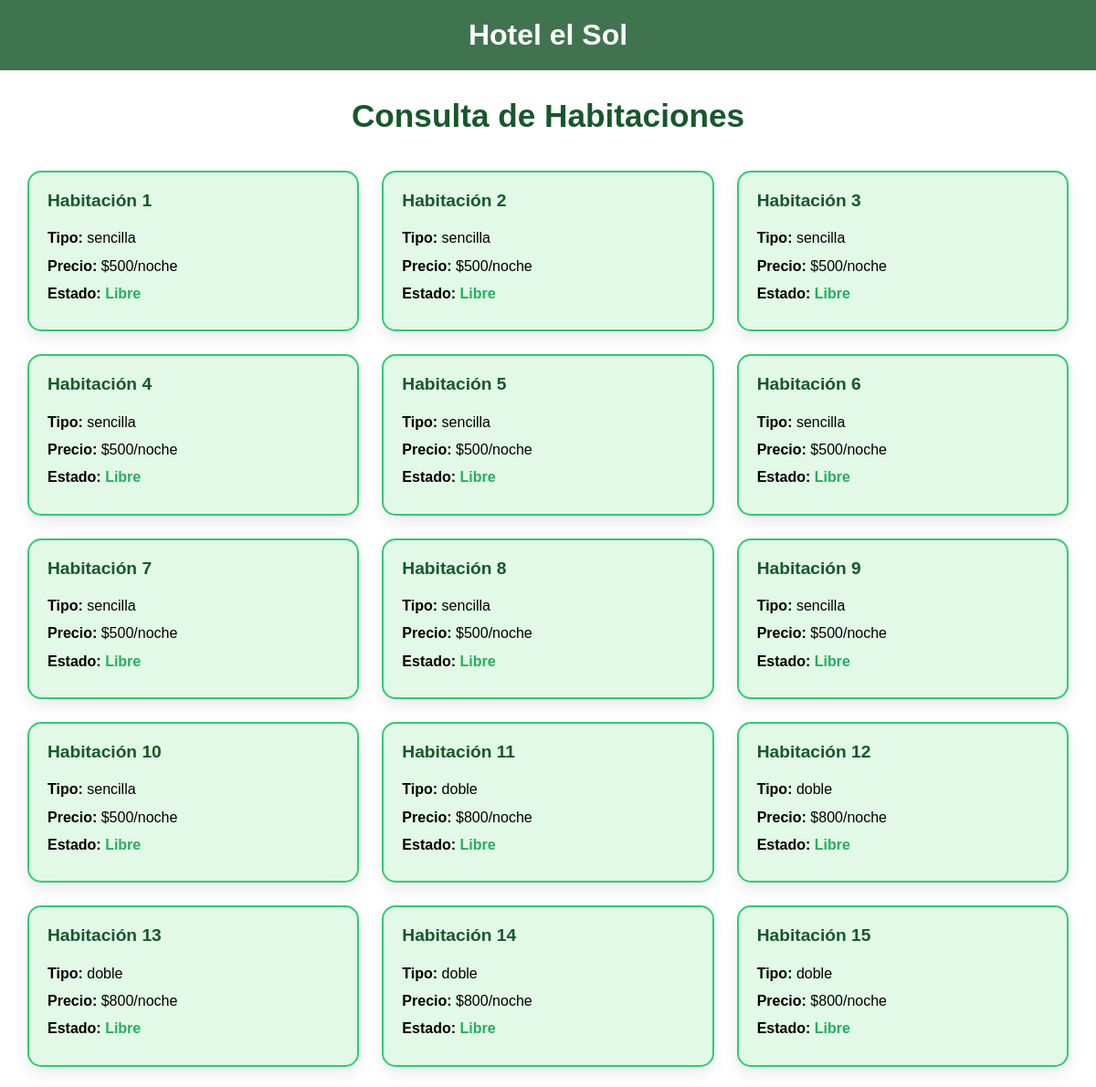
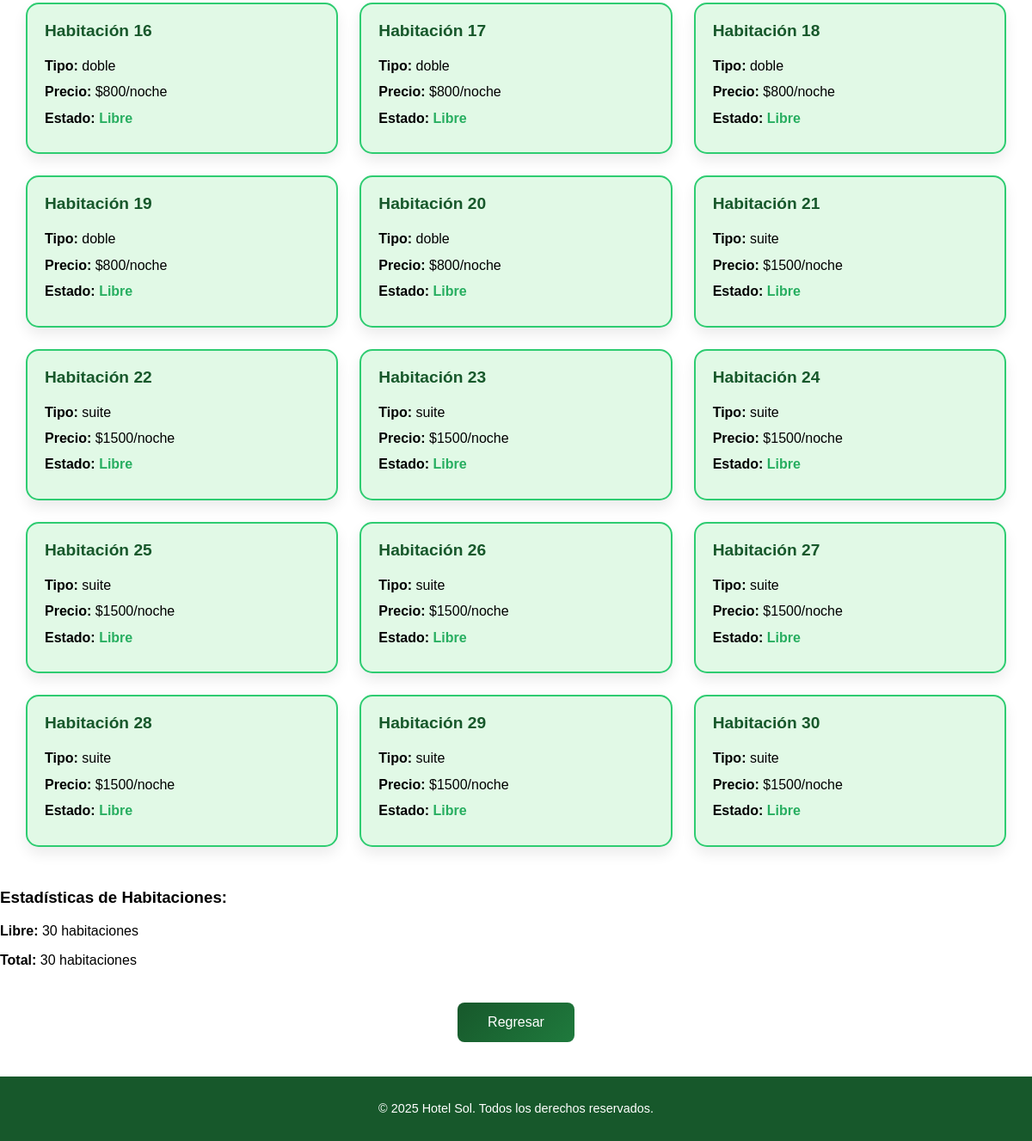
Screenshot of /habitaciones.php with the database file from the repository (2 pictures, top to bottom).
### tables this page shows
CREATE TABLE `habitacion` (
  `id_habitacion` int(3) NOT NULL,
  `numero` int(3) DEFAULT NULL,
  `precio_noche` float DEFAULT NULL,
  `tipo` varchar(30) DEFAULT NULL,
  `estado` varchar(30) DEFAULT NULL,
  `id_reserva` int(3) DEFAULT NULL,
  `fecha_inicio` date DEFAULT NULL,
  `fecha_fin` date DEFAULT NULL
);

### habitaciones.php (the view, shortened to what this page needs)
<?php
include 'db_connection.php';
?>
<!DOCTYPE html>
<html lang="es">
<head>
  <link rel="stylesheet" href="conshabitaciones.css">
</head>
<body class="index">
<header>
  <h1>Hotel el Sol</h1>
</header>
<section>
  <div>
    <h2 class="menu"><strong>Consulta de Habitaciones </strong></h2>
  </div>
</section>
<div class="habitaciones-grid">
  <?php
  try {
      $conn = $pdo;
      $stmt = $conn->query("SELECT numero, tipo, precio_noche AS precio, estado FROM habitacion ORDER BY numero ASC");
      $habitaciones = $stmt->fetchAll(PDO::FETCH_ASSOC);
      if (empty($habitaciones)) {
          echo "<p>No se encontraron habitaciones en la base de datos.</p>";
      } else {
          foreach ($habitaciones as $row) {
              $numero = htmlspecialchars($row['numero']);
              $tipo = htmlspecialchars($row['tipo']);
              $precio = htmlspecialchars($row['precio']);
              $estado = htmlspecialchars($row['estado']);
              $estado_normalizado = strtolower(trim($estado));
              $colorClase = ($estado_normalizado === 'ocupada' || $estado_normalizado === 'ocupado') ? 'ocupada' : 'libre';
              echo "
              <div class='habitacion-card $colorClase'>
                  <h3>Habitación $numero</h3>
                  <p><strong>Tipo:</strong> $tipo</p>
                  <p><strong>Precio:</strong> \$$precio/noche</p>
                  <p><strong>Estado:</strong> <span class='estado'>$estado</span></p>";
              echo "</div>";
          }
      }
  } catch (PDOException $e) {
      echo "<p>Error al obtener las habitaciones: " . htmlspecialchars($e->getMessage()) . "</p>";
  }
  ?>
</div>
<div class="estadisticas">
  <?php
  try {
      $stmt_stats = $conn->query("
          SELECT estado, COUNT(*) as cantidad
          FROM habitacion
          GROUP BY estado
      ");
      $stats = $stmt_stats->fetchAll(PDO::FETCH_ASSOC);
      echo "<h3>Estadísticas de Habitaciones:</h3>";
      foreach ($stats as $stat) {
          $estado = htmlspecialchars($stat['estado']);
          $cantidad = htmlspecialchars($stat['cantidad']);
          echo "<p><strong>$estado:</strong> $cantidad habitaciones</p>";
      }
      $stmt_total = $conn->query("SELECT COUNT(*) as total FROM habitacion");
      $total = $stmt_total->fetch(PDO::FETCH_ASSOC)['total'];
      echo "<p><strong>Total:</strong> $total habitaciones</p>";
  } catch (PDOException $e) {
      echo "<p>Error al obtener estadísticas: " . htmlspecialchars($e->getMessage()) . "</p>";
  }
  ?>
</div>
<div class="navigation">
  <button class="btn btn-secondary" onclick="window.location.href='administrador.php'">Regresar</button>
</div>
<footer>
  <p>&copy; <?php echo date("Y"); ?> Hotel Sol. Todos los derechos reservados.</p>
</footer>
</body>
</html>

### conshabitaciones.css (style rules this page uses)
body { font-family: Arial, sans-serif; margin: 0; padding: 0; background: #ffffff; color: #000000; }
header { background-color: #17582bd3; padding: 20px; text-align: center; }
header h1 { margin: 0; color: #fcfcfc; }
.menu { color: #17582b; font-size: 2.2rem; font-weight: 700; text-align: center; margin: 30px 0 10px; }
.habitaciones-grid { display: grid; grid-template-columns: repeat(auto-fill, minmax(280px, 1fr)); gap: 25px; padding: 30px; max-width: 1200px; margin: auto; }
.habitacion-card { padding: 20px; border-radius: 15px; border: 2px solid transparent; box-shadow: 0 8px 16px rgba(0,0,0,0.08); transition: all 0.3s ease; background-color: #fff; }
.habitacion-card h3 { margin-top: 0; font-size: 1.2rem; color: #17582b; }
.habitacion-card p { margin: 8px 0; line-height: 1.4; }
.habitacion-card .estado { font-weight: 600; }
.habitacion-card.libre { background-color: #e1f9e6; border-color: #2ecc71; }
.habitacion-card.libre .estado { color: #27ae60; }
.navigation { display: flex; justify-content: center; margin: 40px 0; }
.btn { background: linear-gradient(135deg, #17582b, #1f7a3d); color: #fff; border: none; padding: 14px 35px; border-radius: 8px; font-size: 1rem; cursor: pointer; transition: 0.3s ease-in-out; }
footer { background-color: #17582b; text-align: center; padding: 15px; color: #fff; font-size: 0.9rem; }

### rows the page displays
habitacion: numero "1", tipo "sencilla", precio_noche "500", estado "Libre"
habitacion: numero "2", tipo "sencilla", precio_noche "500", estado "Libre"
habitacion: numero "3", tipo "sencilla", precio_noche "500", estado "Libre"
habitacion: numero "4", tipo "sencilla", precio_noche "500", estado "Libre"
habitacion: numero "5", tipo "sencilla", precio_noche "500", estado "Libre"
habitacion: numero "6", tipo "sencilla", precio_noche "500", estado "Libre"
habitacion: numero "7", tipo "sencilla", precio_noche "500", estado "Libre"
habitacion: numero "8", tipo "sencilla", precio_noche "500", estado "Libre"
habitacion: numero "9", tipo "sencilla", precio_noche "500", estado "Libre"
habitacion: numero "10", tipo "sencilla", precio_noche "500", estado "Libre"
habitacion: numero "11", tipo "doble", precio_noche "800", estado "Libre"
habitacion: numero "12", tipo "doble", precio_noche "800", estado "Libre"
habitacion: numero "13", tipo "doble", precio_noche "800", estado "Libre"
habitacion: numero "14", tipo "doble", precio_noche "800", estado "Libre"
habitacion: numero "15", tipo "doble", precio_noche "800", estado "Libre"
habitacion: numero "16", tipo "doble", precio_noche "800", estado "Libre"
habitacion: numero "17", tipo "doble", precio_noche "800", estado "Libre"
habitacion: numero "18", tipo "doble", precio_noche "800", estado "Libre"
habitacion: numero "19", tipo "doble", precio_noche "800", estado "Libre"
habitacion: numero "20", tipo "doble", precio_noche "800", estado "Libre"
habitacion: numero "21", tipo "suite", precio_noche "1500", estado "Libre"
habitacion: numero "22", tipo "suite", precio_noche "1500", estado "Libre"
habitacion: numero "23", tipo "suite", precio_noche "1500", estado "Libre"
habitacion: numero "24", tipo "suite", precio_noche "1500", estado "Libre"
habitacion: numero "25", tipo "suite", precio_noche "1500", estado "Libre"
habitacion: numero "26", tipo "suite", precio_noche "1500", estado "Libre"
habitacion: numero "27", tipo "suite", precio_noche "1500", estado "Libre"
habitacion: numero "28", tipo "suite", precio_noche "1500", estado "Libre"
habitacion: numero "29", tipo "suite", precio_noche "1500", estado "Libre"
habitacion: numero "30", tipo "suite", precio_noche "1500", estado "Libre"

### other values shown
$estado "Libre"
$cantidad "30"
$total "30"
